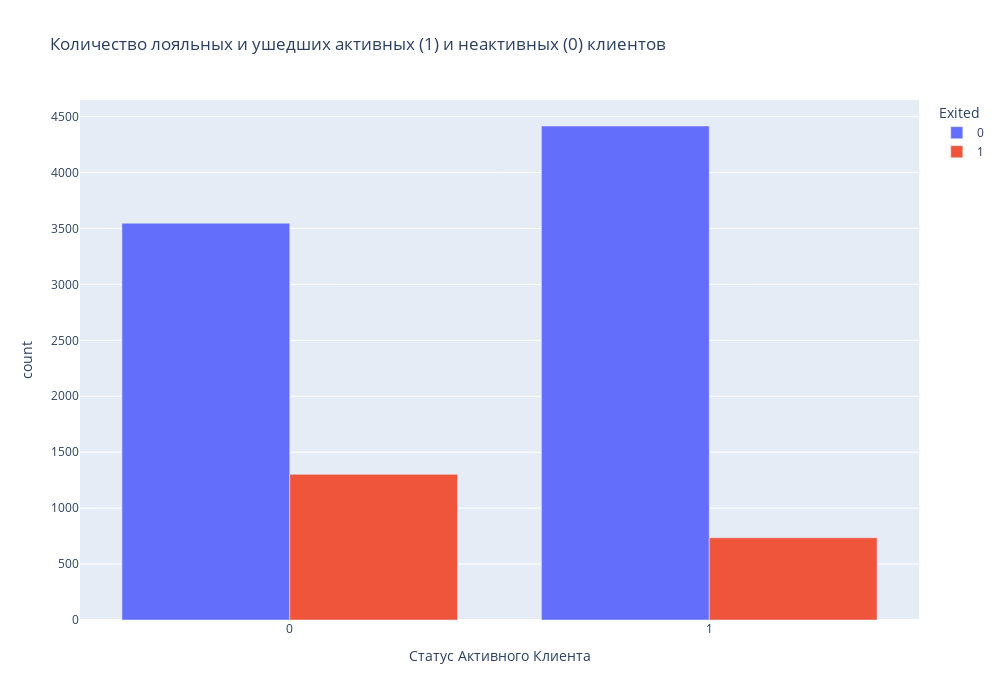

The code cell stored with this chart in its notebook:
### Markdown cell above
Из графика понятно, что наилучшее сочетание лояльных и ушедших клиентов показывают клиенты, приобретшие 2 банковских продукта. Для клиентов с 3 и более продуктами - количество ушедших клиентов превышает количество оставшихся.

### Code cell
bar_df = churn_data.groupby('IsActiveMember', as_index=False)['Exited'].value_counts()
bar_df['Exited'] = bar_df['Exited'].astype('string')

fig = px.bar(
    bar_df,
    x='IsActiveMember',
    labels={'IsActiveMember' : 'Статус Активного Клиента'},
    y='count',
    color='Exited',
    barmode='group',
    width=1000,
    height=700,
    title='Количество лояльных и ушедших активных (1) и неактивных (0) клиентов'
)
fig.show()

### Figure 1 — Plotly figure (JSON) as saved in the notebook; plotly's stock layout.template omitted (floating-point values rounded to 4 significant figures)
{"data": [{"alignmentgroup": "True", "hovertemplate": "Exited=0<br>Статус Активного Клиента=%{x}<br>count=%{y}<extra></extra>", "legendgroup": "0", "marker": {"color": "#636efa", "pattern": {"shape": ""}}, "name": "0", "offsetgroup": "0", "orientation": "v", "showlegend": true, "textposition": "auto", "type": "bar", "x": [0, 1], "xaxis": "x", "y": [3547, 4416], "yaxis": "y"}, {"alignmentgroup": "True", "hovertemplate": "Exited=1<br>Статус Активного Клиента=%{x}<br>count=%{y}<extra></extra>", "legendgroup": "1", "marker": {"color": "#EF553B", "pattern": {"shape": ""}}, "name": "1", "offsetgroup": "1", "orientation": "v", "showlegend": true, "textposition": "auto", "type": "bar", "x": [0, 1], "xaxis": "x", "y": [1302, 735], "yaxis": "y"}], "layout": {"barmode": "group", "height": 700, "legend": {"title": {"text": "Exited"}, "tracegroupgap": 0}, "title": {"text": "Количество лояльных и ушедших активных (1) и неактивных (0) клиентов"}, "width": 1000, "xaxis": {"anchor": "y", "domain": [0, 1], "title": {"text": "Статус Активного Клиента"}}, "yaxis": {"anchor": "x", "domain": [0, 1], "title": {"text": "count"}}}}
